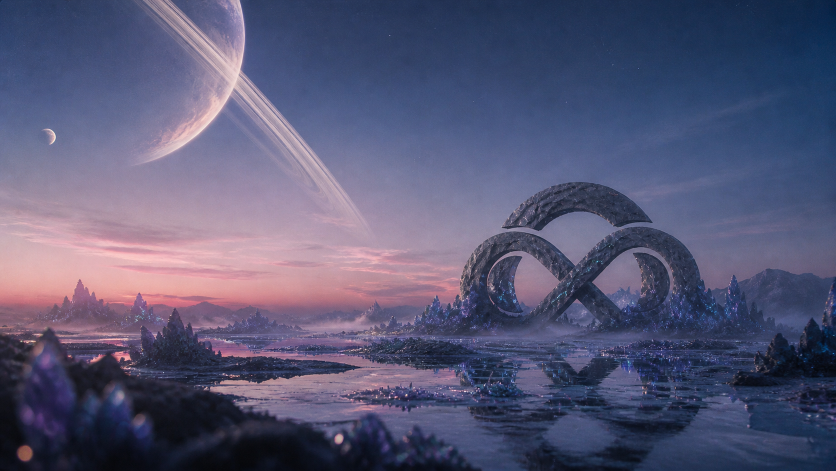
#> input picture frontend/src/assets/auth-bg-1.png, 1672 x 941 px (shown at 1/2 size)
$ python -i color_analyzer.py   (imports and definitions only)
#> lines starting #> are read from the running program, lines starting #| are printed output that depends on the picture
"""Image color and luminance analyzer for theme-aware artwork selection.

Analyzes logos, icons, backdrops, and posters to classify their dominant color
and brightness characteristics into standard ``color_guess`` labels:
- ``guess_white``: Light/bright image — contrasts with dark themes.
- ``guess_black``: Dark image — contrasts with light themes.
- ``guess_multicolor``: Multi-colored image with diverse hues.
- ``guess_colorful``: Saturated chromatic image with a clear dominant color.
- ``guess_gray``: Neutral mid-tone image.

Used when provider metadata (e.g. SteamGridDB style) does not specify color data,
ensuring UI/UX always contrasts cleanly across light and dark themes.
"""

from __future__ import annotations

import io
import logging
from pathlib import Path

import httpx
from PIL import Image

logger = logging.getLogger(__name__)

# HSL saturation below which a pixel counts as neutral (achromatic).
_NEUTRAL_SAT = 0.12
# Lightness bounds for "reads as dark" vs "reads as light".
_DARK_LIGHTNESS = 0.28
_LIGHT_LIGHTNESS = 0.75
# Minimum chromatic share and hue-bin spread for a logo to count as multicolor.
_MULTICOLOR_CHROMATIC_MIN = 0.5
_HUE_BIN_COUNT = 12
_HUE_BIN_MIN_SHARE = 0.08
_HUE_DOMINANT_MAX = 0.8

# [1 line that did not run here, left out]


def _rgb_to_hsl(r: int, g: int, b: int) -> tuple[float, float, float]:
    """Convert an 8-bit RGB pixel to HSL (h in 0..360, s/l in 0..1)."""
    rn, gn, bn = r / 255.0, g / 255.0, b / 255.0
    mx = max(rn, gn, bn)
    mn = min(rn, gn, bn)
    delta = mx - mn
    l_val = (mx + mn) / 2.0
    if delta == 0:
        return 0.0, 0.0, l_val
    s_val = delta / (2.0 - mx - mn) if l_val > 0.5 else delta / (mx + mn)
    if mx == rn:
        h_val = ((gn - bn) / delta + (6.0 if gn < bn else 0.0)) / 6.0
    elif mx == gn:
        h_val = ((bn - rn) / delta + 2.0) / 6.0
    else:
        h_val = ((rn - gn) / delta + 4.0) / 6.0
    return h_val * 360.0, s_val, l_val


def _relative_luminance(r: int, g: int, b: int) -> float:
    """ITU-R BT.709 perceived luminance in 0..1."""
    return (0.2126 * r + 0.7152 * g + 0.0722 * b) / 255.0


def _classify_transparent_graphic(image: Image.Image) -> str | None:
    """Classify logos or transparent icons based on visible pixels."""
    if image.mode != "RGBA":
        image = image.convert("RGBA")

    # Resize to 64x64 for fast and consistent analysis
    image = image.resize((64, 64), resample=Image.Resampling.BILINEAR)
    raw_pixels = list(image.getdata())

    visible = [(r, g, b) for r, g, b, a in raw_pixels if a >= 128]
    if not visible:
        return None
    total = len(visible)

    black = white = gray = dark_color = light_color = colorful = 0
    hue_bins = [0] * _HUE_BIN_COUNT
    chromatic = 0

    for r, g, b in visible:
        h, s, l_val = _rgb_to_hsl(r, g, b)
        if s < _NEUTRAL_SAT:
            if l_val < _DARK_LIGHTNESS:
                black += 1
            elif l_val > _LIGHT_LIGHTNESS:
                white += 1
            else:
                gray += 1
        else:
            chromatic += 1
            hue_bins[int(h // (360.0 / _HUE_BIN_COUNT)) % _HUE_BIN_COUNT] += 1
            if l_val < _DARK_LIGHTNESS:
                dark_color += 1
            elif l_val > _LIGHT_LIGHTNESS:
                light_color += 1
            else:
                colorful += 1

    dark = (black + dark_color) / total
    light = (white + light_color) / total
    gray_ratio = gray / total
    colorful_ratio = colorful / total
    chromatic_ratio = chromatic / total

    if chromatic_ratio >= _MULTICOLOR_CHROMATIC_MIN and chromatic > 0:
        shares = [c / chromatic for c in hue_bins if c > 0]
        dominant = max(shares)
        distinct = sum(1 for s in shares if s >= _HUE_BIN_MIN_SHARE)
        if distinct >= 2 and dominant <= _HUE_DOMINANT_MAX:
            return "guess_multicolor"

    ratios = {
        "guess_black": dark,
        "guess_white": light,
        "guess_gray": gray_ratio,
        "guess_colorful": colorful_ratio,
    }
    best = max(ratios, key=ratios.get)  # type: ignore[arg-type]
    if ratios[best] >= 0.5:
        return best

    # No clear absolute majority — select strongest contrast indicator
    if colorful_ratio >= 0.35 and colorful_ratio >= max(dark, light, gray_ratio):
        return "guess_colorful"
    if dark >= 0.3 and dark >= light:
        return "guess_black"
    if light >= 0.3:
        return "guess_white"
    if gray_ratio >= 0.3:
        return "guess_gray"
    return "guess_gray"


# [38 lines left out: function _classify_opaque_image, not called in this run]


def classify_image(image: Image.Image, asset_type: str = "logo") -> str | None:
    """Classify a PIL Image instance into a standard ``color_guess`` string.

    For logos and transparent icons, uses alpha-aware HSL quantization.
    For backdrops, posters, and opaque icons, uses perceived luminance and saturation.
    """
    has_alpha = image.mode in ("RGBA", "LA") or (image.mode == "P" and "transparency" in image.info)

    if asset_type in ("logo", "icon") and has_alpha:
        # Check if alpha is actually used
        if image.mode != "RGBA":
            image = image.convert("RGBA")
        alphas = [a for _, _, _, a in image.getdata()]
        if any(a < 250 for a in alphas):
            return _classify_transparent_graphic(image)

    if asset_type in ("logo", "icon"):
        # Opaque logo/icon
        return _classify_transparent_graphic(image)

    return _classify_opaque_image(image, asset_type)


# [38 lines left out: functions analyze_image_bytes, analyze_image_file, analyze_image_url, not called in this run]

>>> from PIL import Image
>>> picture = Image.open('../../../../frontend/src/assets/auth-bg-1.png')
#> picture is the input picture: PIL image 1672x941 RGB; mean R, G, B 87.2, 87.1, 117
>>> result = classify_image(picture)
#> in classify_image, `has_alpha = image.mode in ("RGBA", "LA") or (image.mode == "P" and "tr..`: has_alpha = False
#> in _classify_transparent_graphic, `image = image.resize((64, 64), resample=Image.Resampling.BILINEAR)`:
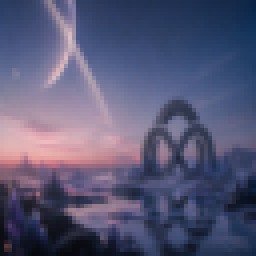
#> image: PIL image 64x64 RGBA (shown 4 times larger); mean R, G, B, A 87.2, 87.1, 117, 255
#> in _classify_transparent_graphic, `raw_pixels = list(image.getdata())`: raw_pixels = 4096 items, first 6: (41, 59, 96, 255), (43, 60, 96, 255), (42, 59, 95, 255), (42, 58, 94, 255), (44, 59, 95, 255), (46, 60, 95, 255)
#> in _classify_transparent_graphic, `visible = [(r, g, b) for r, g, b, a in raw_pixels if a >= 128]`: visible = 4096 items, first 6: (41, 59, 96), (43, 60, 96), (42, 59, 95), (42, 58, 94), (44, 59, 95), (46, 60, 95)
#> in _classify_transparent_graphic, `total = len(visible)`: total = 4096
#> the loop in _classify_transparent_graphic, `for r, g, b in visible:` made 4096 passes
#> (r, g, b, rn in _rgb_to_hsl, gn in _rgb_to_hsl, bn in _rgb_to_hsl, mx in _rgb_to_hsl, mn in _rgb_to_hsl) on passes 1 to 12: (41, 59, 96, 0.161, 0.231, 0.376, 0.376, 0.161), (43, 60, 96, 0.169, 0.235, 0.376, 0.376, 0.169), (42, 59, 95, 0.165, 0.231, 0.373, 0.373, 0.165), (42, 58, 94, 0.165, 0.227, 0.369, 0.369, 0.165), (44, 59, 95, 0.173, 0.231, 0.373, 0.373, 0.173), (46, 60, 95, 0.18, 0.235, 0.373, 0.373, 0.18), (49, 63, 98, 0.192, 0.247, 0.384, 0.384, 0.192), (51, 64, 100, 0.2, 0.251, 0.392, 0.392, 0.2), (55, 68, 104, 0.216, 0.267, 0.408, 0.408, 0.216), (62, 74, 109, 0.243, 0.29, 0.427, 0.427, 0.243), (81, 86, 118, 0.318, 0.337, 0.463, 0.463, 0.318), (120, 113, 137, 0.471, 0.443, 0.537, 0.537, 0.443)
#> (r, g, b) on passes 51 to 56: (26, 45, 78), (25, 44, 77), (23, 43, 76), (23, 42, 75), (23, 42, 74), (23, 41, 73)

$ run again, on frontend/src/assets/auth-bg-2.png
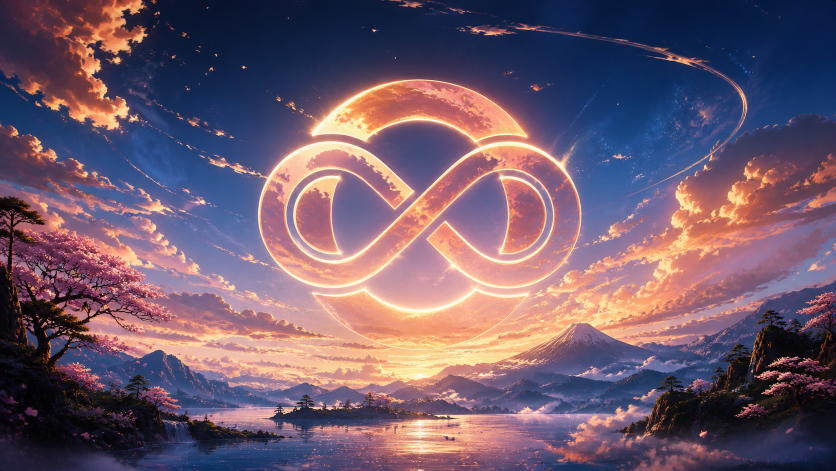
#> input picture frontend/src/assets/auth-bg-2.png, 1672 x 941 px (shown at 1/2 size)
#> picture is the input picture: PIL image 1672x941 RGB; mean R, G, B 111.9, 90.1, 108.1
#> has_alpha = False
#> in _classify_transparent_graphic, `image = image.resize((64, 64), resample=Image.Resampling.BILINEAR)`:
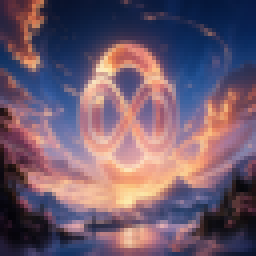
#> image: PIL image 64x64 RGBA (shown 4 times larger); mean R, G, B, A 111.9, 90.1, 108.1, 255
#> raw_pixels = 4096 items, first 6: (54, 34, 57, 255), (71, 37, 58, 255), (86, 43, 60, 255), (91, 45, 56, 255), (71, 39, 55, 255), (70, 39, 55, 255)
#> visible = 4096 items, first 6: (54, 34, 57), (71, 37, 58), (86, 43, 60), (91, 45, 56), (71, 39, 55), (70, 39, 55)
#> total = 4096
#> the loop in _classify_transparent_graphic, `for r, g, b in visible:` made 4096 passes
#> (r, g, b, rn in _rgb_to_hsl, gn in _rgb_to_hsl, bn in _rgb_to_hsl, mx in _rgb_to_hsl, mn in _rgb_to_hsl) on passes 1 to 8: (54, 34, 57, 0.212, 0.133, 0.224, 0.224, 0.133), (71, 37, 58, 0.278, 0.145, 0.227, 0.278, 0.145), (86, 43, 60, 0.337, 0.169, 0.235, 0.337, 0.169), (91, 45, 56, 0.357, 0.176, 0.22, 0.357, 0.176), (71, 39, 55, 0.278, 0.153, 0.216, 0.278, 0.153), (70, 39, 55, 0.275, 0.153, 0.216, 0.275, 0.153), (87, 42, 52, 0.341, 0.165, 0.204, 0.341, 0.165), (112, 51, 53, 0.439, 0.2, 0.208, 0.439, 0.2)

$ run again, on frontend/src/assets/auth-bg-3.png
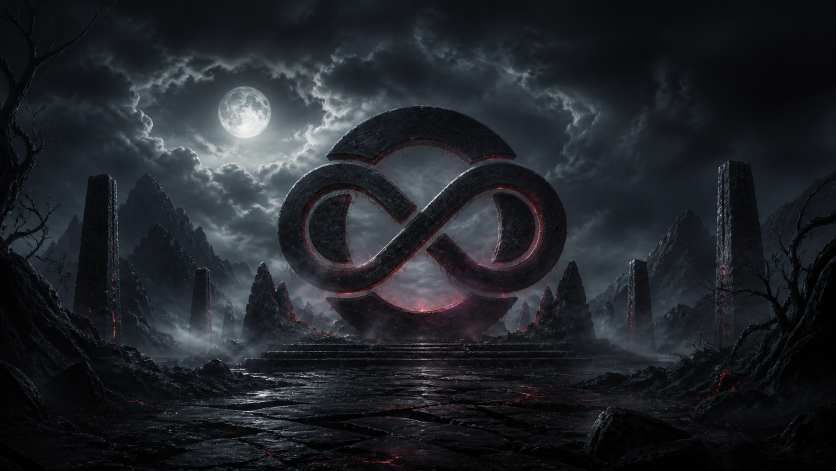
#> input picture frontend/src/assets/auth-bg-3.png, 1672 x 941 px (shown at 1/2 size)
#> picture is the input picture: PIL image 1672x941 RGB; mean R, G, B 32.8, 36, 40.9
#> has_alpha = False
#> in _classify_transparent_graphic, `image = image.resize((64, 64), resample=Image.Resampling.BILINEAR)`:
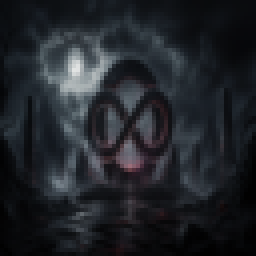
#> image: PIL image 64x64 RGBA (shown 4 times larger); mean R, G, B, A 32.8, 36, 40.9, 255
#> raw_pixels = 4096 items, first 6: (10, 12, 15, 255), (10, 12, 15, 255), (10, 12, 15, 255), (11, 14, 17, 255), (12, 15, 19, 255), (14, 17, 21, 255)
#> visible = 4096 items, first 6: (10, 12, 15), (10, 12, 15), (10, 12, 15), (11, 14, 17), (12, 15, 19), (14, 17, 21)
#> total = 4096
#> the loop in _classify_transparent_graphic, `for r, g, b in visible:` made 4096 passes
#> (r, g, b, rn in _rgb_to_hsl, gn in _rgb_to_hsl, bn in _rgb_to_hsl, mx in _rgb_to_hsl, mn in _rgb_to_hsl) on passes 1 to 8: (10, 12, 15, 0.0392, 0.0471, 0.0588, 0.0588, 0.0392), (10, 12, 15, 0.0392, 0.0471, 0.0588, 0.0588, 0.0392), (10, 12, 15, 0.0392, 0.0471, 0.0588, 0.0588, 0.0392), (11, 14, 17, 0.0431, 0.0549, 0.0667, 0.0667, 0.0431), (12, 15, 19, 0.0471, 0.0588, 0.0745, 0.0745, 0.0471), (14, 17, 21, 0.0549, 0.0667, 0.0824, 0.0824, 0.0549), (15, 17, 22, 0.0588, 0.0667, 0.0863, 0.0863, 0.0588), (15, 17, 21, 0.0588, 0.0667, 0.0824, 0.0824, 0.0588)

$ run again, on frontend/src/assets/auth-bg-4.png
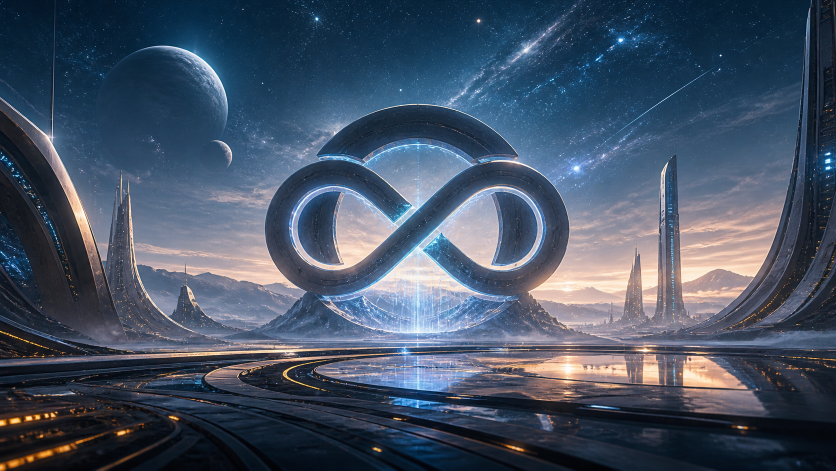
#> input picture frontend/src/assets/auth-bg-4.png, 1672 x 941 px (shown at 1/2 size)
#> picture is the input picture: PIL image 1672x941 RGB; mean R, G, B 69.4, 82.7, 101.3
#> has_alpha = False
#> in _classify_transparent_graphic, `image = image.resize((64, 64), resample=Image.Resampling.BILINEAR)`:
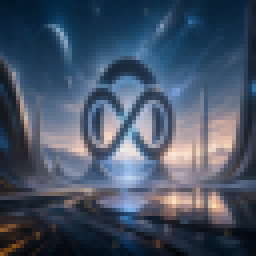
#> image: PIL image 64x64 RGBA (shown 4 times larger); mean R, G, B, A 69.4, 82.7, 101.3, 255
#> raw_pixels = 4096 items, first 6: (4, 25, 44, 255), (4, 24, 42, 255), (4, 23, 41, 255), (4, 23, 41, 255), (6, 25, 44, 255), (5, 26, 45, 255)
#> visible = 4096 items, first 6: (4, 25, 44), (4, 24, 42), (4, 23, 41), (4, 23, 41), (6, 25, 44), (5, 26, 45)
#> total = 4096
#> the loop in _classify_transparent_graphic, `for r, g, b in visible:` made 4096 passes
#> (r, g, b, rn in _rgb_to_hsl, gn in _rgb_to_hsl, bn in _rgb_to_hsl, mx in _rgb_to_hsl, mn in _rgb_to_hsl) on passes 1 to 8: (4, 25, 44, 0.0157, 0.098, 0.173, 0.173, 0.0157), (4, 24, 42, 0.0157, 0.0941, 0.165, 0.165, 0.0157), (4, 23, 41, 0.0157, 0.0902, 0.161, 0.161, 0.0157), (4, 23, 41, 0.0157, 0.0902, 0.161, 0.161, 0.0157), (6, 25, 44, 0.0235, 0.098, 0.173, 0.173, 0.0235), (5, 26, 45, 0.0196, 0.102, 0.176, 0.176, 0.0196), (4, 24, 43, 0.0157, 0.0941, 0.169, 0.169, 0.0157), (4, 25, 44, 0.0157, 0.098, 0.173, 0.173, 0.0157)
